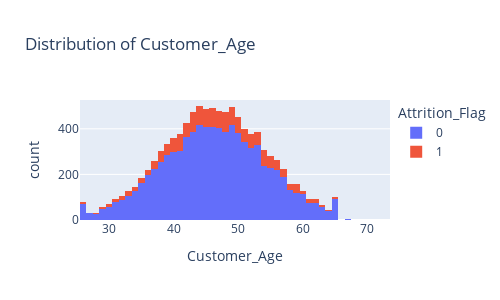

The code cell stored with this chart in its notebook:
### Code cell
plot (data = df, x = 'Customer_Age')

### Figure 1 — Plotly figure (JSON) as saved in the notebook; plotly's stock layout.template omitted (floating-point values rounded to 4 significant figures; data arrays with more than 128 entries replaced by an {"elided": "..."} marker saying what was removed)
{"data": [{"alignmentgroup": "True", "bingroup": "x", "hovertemplate": "Attrition_Flag=0<br>Customer_Age=%{x}<br>count=%{y}<extra></extra>", "legendgroup": "0", "marker": {"color": "#636efa", "pattern": {"shape": ""}}, "name": "0", "offsetgroup": "0", "orientation": "v", "showlegend": true, "type": "histogram", "x": {"elided": "8500 int values"}, "xaxis": "x", "yaxis": "y"}, {"alignmentgroup": "True", "bingroup": "x", "hovertemplate": "Attrition_Flag=1<br>Customer_Age=%{x}<br>count=%{y}<extra></extra>", "legendgroup": "1", "marker": {"color": "#EF553B", "pattern": {"shape": ""}}, "name": "1", "offsetgroup": "1", "orientation": "v", "showlegend": true, "type": "histogram", "x": {"elided": "1627 int values"}, "xaxis": "x", "yaxis": "y"}], "layout": {"barmode": "relative", "height": 300, "legend": {"title": {"text": "Attrition_Flag"}, "tracegroupgap": 0}, "title": {"text": "Distribution of Customer_Age"}, "width": 500, "xaxis": {"anchor": "y", "domain": [0, 1], "title": {"text": "Customer_Age"}}, "yaxis": {"anchor": "x", "domain": [0, 1], "title": {"text": "count"}}}}
